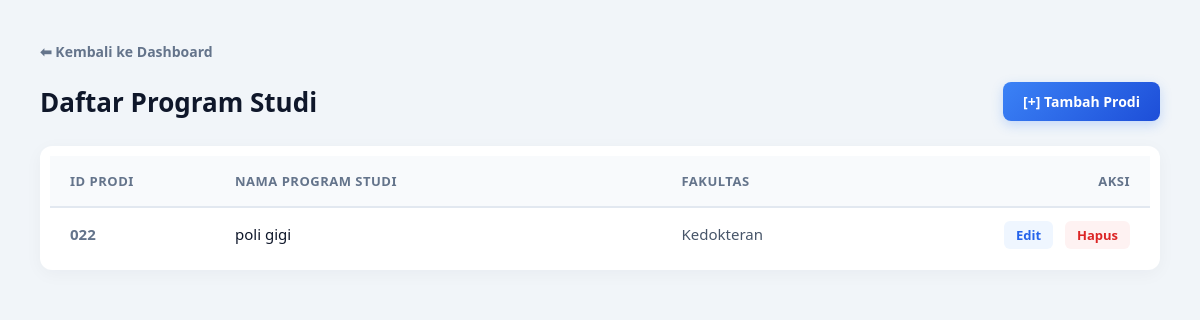
Page /Prodi/index.php on the earlier database version.
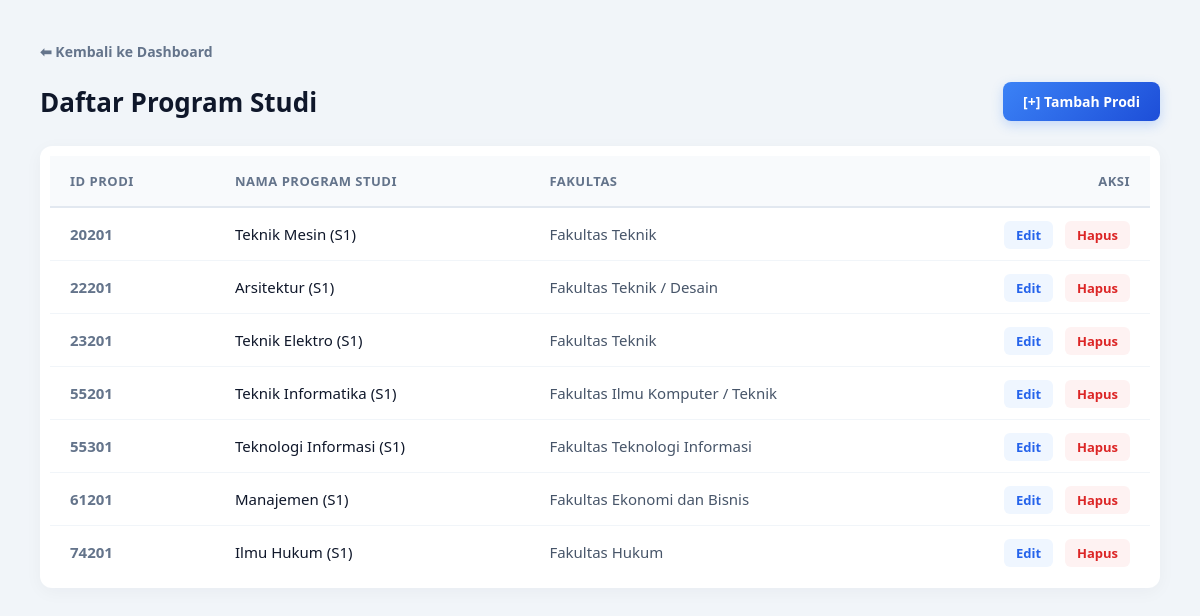
Same page on the later database version.
### tables this page shows
CREATE TABLE `prodi` (
  `Id_Prodi` varchar(15) NOT NULL,
  `Nama_Prodi` varchar(30) NOT NULL,
  `Fakultas` varchar(50) NOT NULL
);

### Prodi/index.php (the view, shortened to what this page needs)
<?php
include '../koneksi.php';
$query = mysqli_query($koneksi, "SELECT * FROM prodi");
?>
<!DOCTYPE html>
<html lang="id">
    <head>
    </head>
    <body>
        <a href="../dashboard.php" class="btn-back">⬅ Kembali ke Dashboard</a>
        <div class="header-container">
            <h2>Daftar Program Studi</h2>
            <a href="tambah.php" class="btn-add">[+] Tambah Prodi</a>
        </div>
        <div class="table-container">
            <table>
                <thead>
                    <tr>
                        <th>ID Prodi</th>
                        <th>Nama Program Studi</th>
                        <th>Fakultas</th> <th class="action-col">Aksi</th>
                    </tr>
                </thead>
                <tbody>
                    <?php while($row = mysqli_fetch_array($query)) { ?>
                    <tr>
                        <td class="id-col"><?= $row['Id_Prodi']; ?></td>
                        <td style="font-weight: 500; color: #0f172a;"><?= $row['Nama_Prodi']; ?></td>
                        <td style="color: #475569;"><?= $row['Fakultas']; ?></td>
                        <td class="action-col" style="white-space: nowrap;">
                            <a href="tambah.php?id=<?= $row['Id_Prodi']; ?>" class="action-link link-edit">Edit</a>
                            <a href="hapus.php?id=<?= $row['Id_Prodi']; ?>" class="action-link link-delete" onclick="return confirm('Yakin ingin menghapus prodi ini?')">Hapus</a>
                        </td>
                    </tr>
                    <?php } ?>
                </tbody>
            </table>
        </div>
    </body>
</html>

Differences in the rows shown:
removed prodi: Id_Prodi "022", Nama_Prodi "poli gigi", Fakultas "Kedokteran"
added prodi: Id_Prodi "20201", Nama_Prodi "Teknik Mesin (S1)", Fakultas "Fakultas Teknik"
added prodi: Id_Prodi "22201", Nama_Prodi "Arsitektur (S1)", Fakultas "Fakultas Teknik / Desain"
added prodi: Id_Prodi "23201", Nama_Prodi "Teknik Elektro (S1)", Fakultas "Fakultas Teknik"
added prodi: Id_Prodi "55201", Nama_Prodi "Teknik Informatika (S1)", Fakultas "Fakultas Ilmu Komputer / Teknik"
added prodi: Id_Prodi "55301", Nama_Prodi "Teknologi Informasi (S1)", Fakultas "Fakultas Teknologi Informasi"
added prodi: Id_Prodi "61201", Nama_Prodi "Manajemen (S1)", Fakultas "Fakultas Ekonomi dan Bisnis"
added prodi: Id_Prodi "74201", Nama_Prodi "Ilmu Hukum (S1)", Fakultas "Fakultas Hukum"
